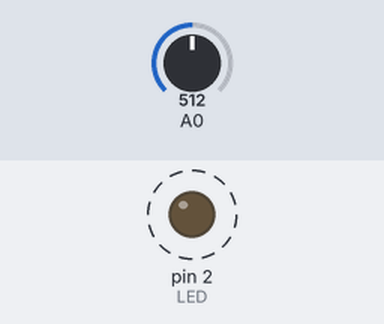
The sketch below on a simulated Arduino Uno, built with avr-gcc and run on an emulated ATmega328P. On the bench: output pins drawn as LEDs (lit = HIGH). Dashed ring = blinking. Inputs (shaded band) come from the test bench; at power-on: A0 = 512.

Above: at 1.26 s.
1.3 s: A0 set to 974
4.3 s: A0 set to 1002
5.8 s: A0 set to 975
At 5.95 s:
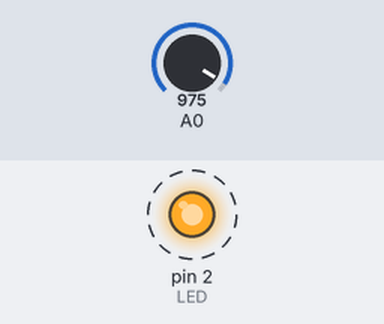
8.8 s: A0 set to 995
At 8.8 s:
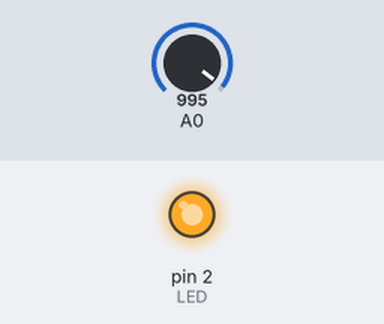
Timing chart, 0 to 11.3 s (numbered marks = the images above; inputs shaded):
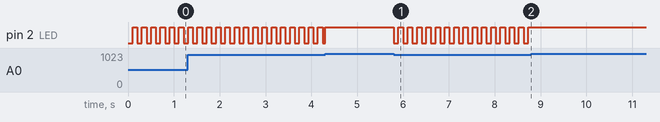

Measured:
- after the input at 5.8 s, pin 2 (LED): alternates HIGH for 0.10 s and LOW for 0.10 s, starting at once
- after the input at 8.8 s, pin 2 (LED): stops changing and stays HIGH
- by itself, pin 2 (LED): alternates HIGH for 0.10 s and LOW for 0.10 s

The sketch:

AmbiantLightSensor.ino
```cpp
//TODO: CALIBRATE

const int LED = 2;

// the setup routine runs once when you press reset:
void setup() {
  // initialize serial communication at 9600 bits per second:
  Serial.begin(9600);
  pinMode(LED, OUTPUT);
}

// the loop routine runs over and over again forever:
void loop() {
  // read the input on analog pin 0:
  int sensorValue = analogRead(A0);
  // print out the value you read:

  /**DEBUGGING CODE
  static unsigned long PrintMillis = millis();
  if (millis()-PrintMillis > 150) {
    Serial.println(sensorValue);
  }*/

  static unsigned long LEDMillis = millis();
  if (sensorValue < 985){ //daytime
    if ( millis() - LEDMillis > 100){
      LEDMillis = millis();
      digitalWrite(LED, !digitalRead(LED));
    }
  } else {
    digitalWrite(LED, HIGH);
  }
}
```
